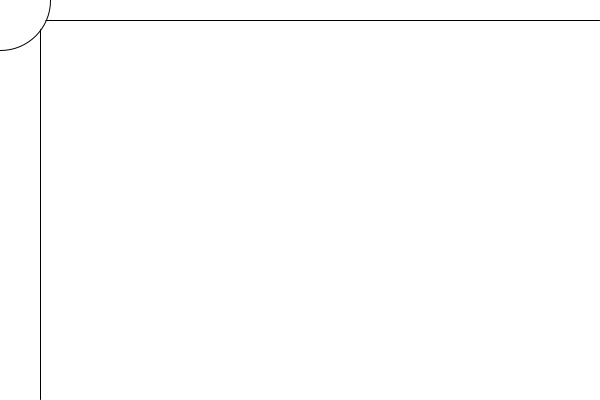
Frame 1 (no input)
Frame 60 (the mouse pressed at the canvas centre just before this capture): identical to frame 1, image omitted
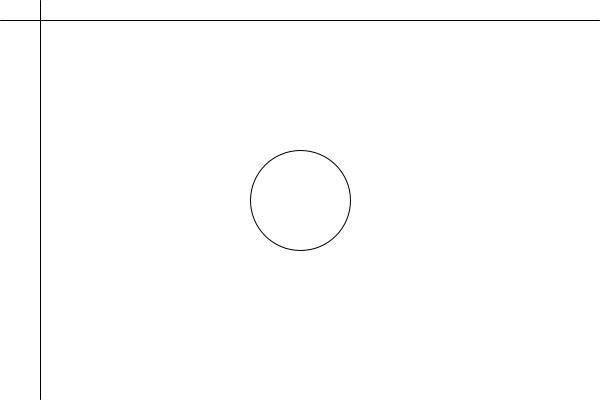
Frame 120 (the mouse held since frame 60 and released just before this capture)

The Processing sketch that drew these frames (run headless with seeded random() and noise(); from frame 60 on, the mouse is pressed at the canvas centre):

// Processing sketch: processing_149978
// ── processing_149978.pde

void setup(){
size(600,400);
}
void draw(){
background(255);
stroke(0);
strokeWeight(1);
line(40,0,40,height-1);
line(0,20,width-1,20);
ellipse(mouseX,mouseY,100,100);
stroke(255,0,0);
strokeWeight(3);
}
